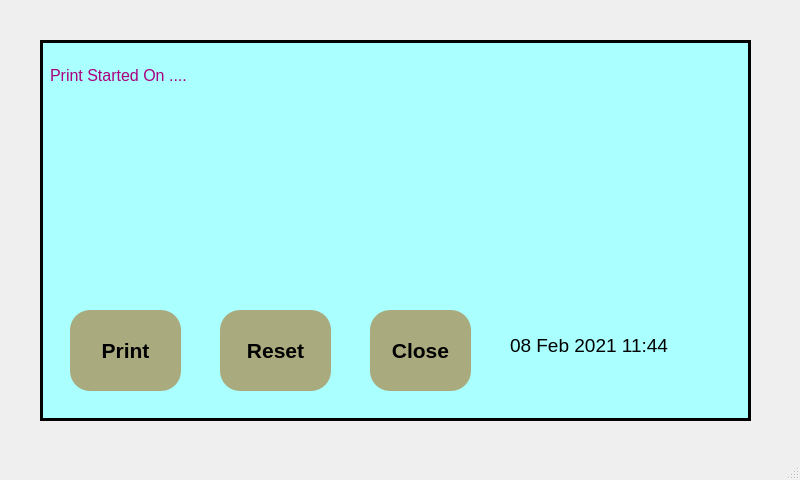
<?xml version="1.0" encoding="UTF-8"?>
<ui version="4.0">
 <class>MainWindow</class>
 <widget class="QMainWindow" name="MainWindow">
  <property name="geometry">
   <rect>
    <x>0</x>
    <y>0</y>
    <width>800</width>
    <height>480</height>
   </rect>
  </property>
  <property name="windowTitle">
   <string>MainWindow</string>
  </property>
  <widget class="QWidget" name="centralwidget">
   <widget class="QFrame" name="frame">
    <property name="geometry">
     <rect>
      <x>40</x>
      <y>40</y>
      <width>711</width>
      <height>381</height>
     </rect>
    </property>
    <property name="autoFillBackground">
     <bool>false</bool>
    </property>
    <property name="styleSheet">
     <string notr="true">background-color: rgb(170, 255, 255);
</string>
    </property>
    <property name="frameShape">
     <enum>QFrame::Box</enum>
    </property>
    <property name="frameShadow">
     <enum>QFrame::Plain</enum>
    </property>
    <property name="lineWidth">
     <number>3</number>
    </property>
    <widget class="QLabel" name="label">
     <property name="geometry">
      <rect>
       <x>470</x>
       <y>290</y>
       <width>221</width>
       <height>31</height>
      </rect>
     </property>
     <property name="font">
      <font>
       <family>Arial</family>
       <pointsize>14</pointsize>
      </font>
     </property>
     <property name="text">
      <string>08 Feb 2021 11:44</string>
     </property>
    </widget>
    <widget class="QLabel" name="label_2">
     <property name="geometry">
      <rect>
       <x>580</x>
       <y>10</y>
       <width>111</width>
       <height>51</height>
      </rect>
     </property>
     <property name="font">
      <font>
       <family>Arial</family>
       <pointsize>10</pointsize>
      </font>
     </property>
     <property name="styleSheet">
      <string notr="true">color: rgb(170, 0, 127);</string>
     </property>
     <property name="text">
      <string/>
     </property>
     <property name="pixmap">
      <pixmap>../images/nms.png</pixmap>
     </property>
    </widget>
    <widget class="QPushButton" name="pushButton_6">
     <property name="geometry">
      <rect>
       <x>30</x>
       <y>270</y>
       <width>111</width>
       <height>81</height>
      </rect>
     </property>
     <property name="font">
      <font>
       <family>Arial</family>
       <pointsize>16</pointsize>
       <weight>75</weight>
       <bold>true</bold>
      </font>
     </property>
     <property name="styleSheet">
      <string notr="true">background-color: rgb(170, 170, 127);
border-radius:20px;
</string>
     </property>
     <property name="text">
      <string>Print</string>
     </property>
     <property name="autoDefault">
      <bool>true</bool>
     </property>
     <property name="default">
      <bool>true</bool>
     </property>
     <property name="flat">
      <bool>false</bool>
     </property>
    </widget>
    <widget class="QPushButton" name="pushButton_7">
     <property name="geometry">
      <rect>
       <x>180</x>
       <y>270</y>
       <width>111</width>
       <height>81</height>
      </rect>
     </property>
     <property name="font">
      <font>
       <family>Arial</family>
       <pointsize>16</pointsize>
       <weight>75</weight>
       <bold>true</bold>
      </font>
     </property>
     <property name="styleSheet">
      <string notr="true">background-color: rgb(170, 170, 127);
border-radius:20px;
</string>
     </property>
     <property name="text">
      <string>Reset</string>
     </property>
     <property name="autoDefault">
      <bool>true</bool>
     </property>
     <property name="default">
      <bool>true</bool>
     </property>
     <property name="flat">
      <bool>false</bool>
     </property>
    </widget>
    <widget class="QPushButton" name="pushButton_8">
     <property name="geometry">
      <rect>
       <x>330</x>
       <y>270</y>
       <width>101</width>
       <height>81</height>
      </rect>
     </property>
     <property name="font">
      <font>
       <family>Arial</family>
       <pointsize>16</pointsize>
       <weight>75</weight>
       <bold>true</bold>
      </font>
     </property>
     <property name="styleSheet">
      <string notr="true">background-color: rgb(170, 170, 127);
border-radius:20px;
</string>
     </property>
     <property name="text">
      <string>Close</string>
     </property>
     <property name="autoDefault">
      <bool>true</bool>
     </property>
     <property name="default">
      <bool>true</bool>
     </property>
     <property name="flat">
      <bool>false</bool>
     </property>
    </widget>
    <widget class="QLabel" name="label_4">
     <property name="geometry">
      <rect>
       <x>10</x>
       <y>20</y>
       <width>521</width>
       <height>31</height>
      </rect>
     </property>
     <property name="font">
      <font>
       <family>Arial</family>
       <pointsize>12</pointsize>
      </font>
     </property>
     <property name="styleSheet">
      <string notr="true">color: rgb(170, 0, 127);</string>
     </property>
     <property name="text">
      <string>Print Started On ....</string>
     </property>
    </widget>
   </widget>
  </widget>
  <widget class="QMenuBar" name="menubar">
   <property name="geometry">
    <rect>
     <x>0</x>
     <y>0</y>
     <width>800</width>
     <height>21</height>
    </rect>
   </property>
  </widget>
  <widget class="QStatusBar" name="statusbar"/>
 </widget>
 <resources/>
 <connections/>
</ui>
